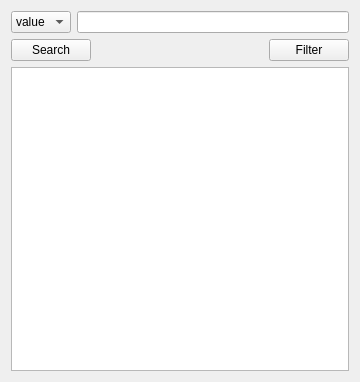
<?xml version="1.0" encoding="UTF-8"?>
<ui version="4.0">
 <class>SearchFilterListView</class>
 <widget class="QWidget" name="SearchFilterListView">
  <property name="geometry">
   <rect>
    <x>0</x>
    <y>0</y>
    <width>360</width>
    <height>382</height>
   </rect>
  </property>
  <property name="windowTitle">
   <string>Form</string>
  </property>
  <layout class="QVBoxLayout" name="verticalLayout">
   <item>
    <layout class="QHBoxLayout" name="horizontalLayout">
     <item>
      <widget class="QComboBox" name="ComboType">
       <item>
        <property name="text">
         <string>value</string>
        </property>
       </item>
      </widget>
     </item>
     <item>
      <widget class="QLineEdit" name="edtFilterStr"/>
     </item>
    </layout>
   </item>
   <item>
    <layout class="QHBoxLayout" name="horizontalLayout_2">
     <item>
      <widget class="QPushButton" name="btnSearch">
       <property name="text">
        <string>Search</string>
       </property>
      </widget>
     </item>
     <item>
      <spacer name="horizontalSpacer">
       <property name="orientation">
        <enum>Qt::Horizontal</enum>
       </property>
       <property name="sizeHint" stdset="0">
        <size>
         <width>118</width>
         <height>20</height>
        </size>
       </property>
      </spacer>
     </item>
     <item>
      <widget class="QPushButton" name="btnFilter">
       <property name="text">
        <string>Filter</string>
       </property>
      </widget>
     </item>
    </layout>
   </item>
   <item>
    <widget class="QListView" name="listView"/>
   </item>
  </layout>
 </widget>
 <resources/>
 <connections/>
</ui>
